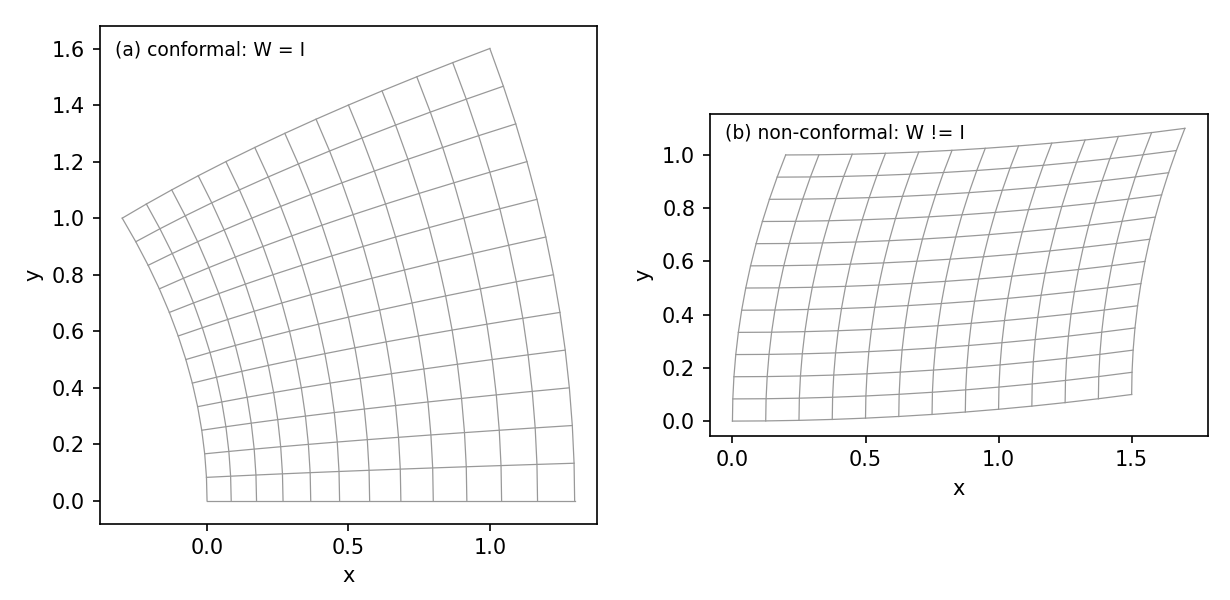

Recreate this plot in Python.
r"""Bidirectional coordinate transformation for 2-D magnetic field problems.

Inspired by Dervisha, Marjamaki, Rasilo & Tarhasaari, "Bidirectional Coordinate
Transformation and Its Application to 2-D Magnetic Field Problems" (CEFC 2026,
WA-O1, Tampere University): exterior calculus gives the governing equation in ANY
coordinate system, so a magnetostatic problem can be solved in whichever domain is
simplest -- the physical one (handles the geometry) or a transformed one (a complex
map to a simple computational domain).  This file makes that statement concrete in
the Clebsch/hodograph program and UNIFIES the lab's coordinate transforms (the
2-D Kelvin inversion of `hodograph_kelvin_2d.py` and the hodograph maps of
`chaplygin_*_2d.py`) as ONE object: the metric pullback.

THE PULLBACK (the exterior-calculus content)
--------------------------------------------
Let `F` map the computational coordinates `(xi, eta)` to the physical `(x, y)`,
with Jacobian `J = d(x,y)/d(xi,eta)`.  The 2-D magnetostatic Dirichlet energy
(the weak form of the Laplacian for a flux function `A_z` or a scalar potential)
pulls back as

    INT_phys  grad_x u . grad_x v  dx dy
        =  INT_comp  (grad_xi u)^T  W  (grad_xi v)  dxi deta ,
    with the METRIC WEIGHT   W = |det J| (J^T J)^{-1} .

So the SAME problem can be assembled either on the physical (deformed) mesh, or on
the simple computational mesh with the weight `W` -- and the two assemblies are
IDENTICAL (machine precision), for ANY smooth map.  That is the bidirectional
statement: solve where it is convenient, the metric carries the geometry.

WHY 2-D CONFORMAL MAPS ARE WEIGHT-FREE (Kelvin = hodograph)
----------------------------------------------------------
For a CONFORMAL map, `J = s R` (a scale `s` times a rotation `R`), so
`J^T J = s^2 I` and `|det J| = s^2`, giving

    W = s^2 (s^2 I)^{-1} = I    (weight-free).

This is exactly why `hodograph_kelvin_2d.py` carries `mu' = mu0` with NO
`(R/rho')^2` factor: the Kelvin inversion `z -> R^2 / conj(z)` is conformal.  The
hodograph map (interchanging `(x,y)` with the field plane) is likewise conformal in
the linear/Cauchy-Riemann regime.  In 3-D (e.g. `clebsch_kelvin_3d.py`) and in the
axisymmetric case there is no such cancellation, so the weight `(R/rho')^2` / `2 pi r`
survives -- a fact this file derives symbolically (`symbolic_pullback_check`).

VERIFIED HERE
-------------
A harmonic test field `u_exact = Re(z^3) = x^3 - 3 x y^2` solved two ways on the
unit square mapped by `F`:
  * conformal  `F = z + 0.3 z^2`:  ||W - I|| ~ 1e-14 (weight-free), the deformed and
    pulled-back stiffness matrices agree to ~1e-16, the solutions to ~1e-13, both
    match the exact harmonic field.
  * non-conformal stretch+shear:  ||W - I|| ~ 0.7 (a genuine metric), yet the
    deformed and pulled-back assemblies STILL agree to ~1e-16 -- the pullback is
    exact for arbitrary maps, not only conformal ones.

run:  python bidirectional_coordinate_transform_2d.py   [--fig]
"""

import os
import sys

import numpy as np
from ngsolve import (Mesh, H1, GridFunction, grad, InnerProduct, dx, CF, x, y,
                     BilinearForm, TaskManager, Det, Inv, Id, VectorH1,
                     Integrate, sqrt)
from netgen.geom2d import unit_square

sys.path.insert(0, os.path.join(os.path.dirname(__file__), "..", "..", "src", "radia"))


# --- the two test maps (computational unit square -> physical) -----------------
def conformal_map():
    """F(z) = z + 0.3 z^2 (analytic => conformal => weight-free)."""
    Fx = x + 0.3 * (x * x - y * y)
    Fy = y + 0.3 * (2 * x * y)
    return Fx, Fy, "conformal F=z+0.3z^2"


def nonconformal_map():
    """An anisotropic stretch + shear (genuinely non-conformal => W != I)."""
    Fx = 1.5 * x + 0.2 * y * y
    Fy = y + 0.1 * x * x
    return Fx, Fy, "non-conformal stretch+shear"


# --- the metric pullback weight W = |det J| (J^T J)^{-1} -----------------------
def pullback_weight(gd):
    """Metric weight from a displacement GridFunction gd (F = id + gd).

    J = I + grad(gd);  W = det(J) (J^T J)^{-1}   (orientation-preserving: |det J|=det J).
    """
    J = Id(2) + grad(gd)
    return Det(J) * Inv(J.trans * J), J


# =============================================================================
# Direction 2 -- the exterior-calculus derivation, symbolically
# =============================================================================
def symbolic_pullback_check():
    """Derive W = det(J)(J^T J)^{-1} and PROVE conformal => W = I, 2-D vs 3-D vs axisym.

    Returns a dict of booleans / expressions for the golden test.
    """
    import sympy as sp

    # --- 2-D, general Jacobian -> conformal cancellation ---
    s = sp.symbols("s", positive=True)
    th = sp.symbols("theta", real=True)
    R = sp.Matrix([[sp.cos(th), -sp.sin(th)], [sp.sin(th), sp.cos(th)]])
    Jc = s * R                                   # conformal J = s R
    Wc = sp.simplify(Jc.det() * (Jc.T * Jc).inv())
    conformal_is_identity = sp.simplify(Wc - sp.eye(2)) == sp.zeros(2, 2)

    # a generic (non-conformal) 2-D J keeps a non-trivial W
    a, b, c, d = sp.symbols("a b c d", real=True)
    Jg = sp.Matrix([[a, b], [c, d]])
    Wg = sp.simplify(Jg.det() * (Jg.T * Jg).inv())
    generic_is_identity = sp.simplify(Wg - sp.eye(2)) == sp.zeros(2, 2)

    # --- 3-D conformal scaling does NOT cancel (W = s I, not I) ---
    s3 = sp.symbols("s3", positive=True)
    J3 = s3 * sp.eye(3)                          # isotropic 3-D scaling
    W3 = sp.simplify(J3.det() * (J3.T * J3).inv())
    threeD_weight = sp.simplify(W3[0, 0])        # = s3  (not 1) -> weight survives

    # --- axisymmetric: the 2 pi r Jacobian survives (a scalar weight) ---
    r = sp.symbols("r", positive=True)
    axisym_weight = sp.simplify(2 * sp.pi * r)   # the meridian-plane area weight

    return {
        "W_2d_conformal": str(Wc),
        "conformal_is_identity": bool(conformal_is_identity),
        "generic_is_identity": bool(generic_is_identity),
        "W_3d_scale_diag": str(threeD_weight),     # 's3'  (3-D weight != 1)
        "threeD_weight_free": bool(sp.simplify(threeD_weight - 1) == 0),
        "axisym_weight": str(axisym_weight),
    }


# =============================================================================
# Direction 1 -- solve the SAME problem both ways, verify they agree
# =============================================================================
def _to_csr(a):
    import scipy.sparse as sp
    r, c, val = a.mat.COO()
    n = a.mat.height
    return sp.csr_matrix((val, (r, c)), shape=(n, n))


def solve_both_ways(Fx, Fy, label, order=3, maxh=0.08):
    """Solve a harmonic BVP (a) on the deformed physical mesh and (b) on the
    computational mesh with the pullback weight W; verify the assemblies and the
    solutions agree, and both match the exact harmonic field Re(z^3)."""
    import scipy.sparse as sps
    with TaskManager():
        mesh = Mesh(unit_square.GenerateMesh(maxh=maxh))
        gd = GridFunction(VectorH1(mesh, order=order))
        gd.Set(CF((Fx - x, Fy - y)))
        W, J = pullback_weight(gd)
        W_dev = sqrt(Integrate(InnerProduct(W - Id(2), W - Id(2)), mesh))

        fes = H1(mesh, order=order, dirichlet=".*")
        u, v = fes.TnT()

        # (a) DIRECT: deform the mesh into the physical domain, plain Laplacian
        mesh.SetDeformation(gd)
        a_dir = BilinearForm(InnerProduct(grad(u), grad(v)) * dx)
        a_dir.Assemble()
        g_dir = GridFunction(fes)                       # exact = x^3-3xy^2 (phys coords)
        g_dir.Set(x ** 3 - 3 * x * y ** 2, definedon=mesh.Boundaries(".*"))
        r_dir = g_dir.vec.CreateVector()
        r_dir.data = -a_dir.mat * g_dir.vec
        g_dir.vec.data += a_dir.mat.Inverse(fes.FreeDofs()) * r_dir
        mesh.UnsetDeformation()

        # (b) PULLBACK: computational mesh, W-weighted, Dirichlet = pulled-back exact
        a_pb = BilinearForm(InnerProduct(W * grad(u), grad(v)) * dx)
        a_pb.Assemble()
        uex_pb = Fx ** 3 - 3 * Fx * Fy ** 2             # exact pulled back to (xi,eta)
        g_pb = GridFunction(fes)
        g_pb.Set(uex_pb, definedon=mesh.Boundaries(".*"))
        r_pb = g_pb.vec.CreateVector()
        r_pb.data = -a_pb.mat * g_pb.vec
        g_pb.vec.data += a_pb.mat.Inverse(fes.FreeDofs()) * r_pb

        mat_rel = sps.linalg.norm(_to_csr(a_dir) - _to_csr(a_pb)) / sps.linalg.norm(_to_csr(a_dir))
        sol_rel = (np.linalg.norm(np.array(g_dir.vec) - np.array(g_pb.vec))
                   / np.linalg.norm(np.array(g_pb.vec)))
        err_exact = sqrt(Integrate((g_pb - uex_pb) ** 2, mesh))
        return {
            "label": label, "ndof": fes.ndof, "order": order,
            "W_dev": float(W_dev),            # ||W - I||  (0 iff conformal/weight-free)
            "mat_rel": float(mat_rel),        # ||A_dir - A_pullback|| / ||A_dir||
            "sol_rel": float(sol_rel),        # ||u_dir - u_pullback|| / ||u||
            "err_exact": float(err_exact),    # ||u_pullback - exact harmonic||
        }


def run(order=3, maxh=0.08):
    """Run conformal + non-conformal cases and the symbolic check; return a dict."""
    cases = []
    for mk in (conformal_map, nonconformal_map):
        Fx, Fy, label = mk()
        cases.append(solve_both_ways(Fx, Fy, label, order=order, maxh=maxh))
    return {"cases": cases, "symbolic": symbolic_pullback_check()}


# =============================================================================
def _make_figure(path, order=3, maxh=0.06):
    """Optional: the physical coordinate grids (conformal vs non-conformal)."""
    try:
        import matplotlib
        matplotlib.use("Agg")
        import matplotlib.pyplot as plt
    except Exception:
        return False
    fig, axes = plt.subplots(1, 2, figsize=(8.2, 4.0))
    panels = [("(a) conformal: W = I", conformal_map),
              ("(b) non-conformal: W != I", nonconformal_map)]
    for ax, (tag, mk) in zip(axes, panels):
        Fx, Fy, label = mk()
        n = 13
        gx = np.linspace(0, 1, n)
        X, Y = np.meshgrid(gx, gx)
        if "conformal" in label and "non" not in label:
            PX = X + 0.3 * (X * X - Y * Y); PY = Y + 0.3 * (2 * X * Y)
        else:
            PX = 1.5 * X + 0.2 * Y * Y; PY = Y + 0.1 * X * X
        for i in range(n):
            ax.plot(PX[i, :], PY[i, :], "-", color="0.6", lw=0.6)
            ax.plot(PX[:, i], PY[:, i], "-", color="0.6", lw=0.6)
        ax.text(0.03, 0.97, tag, transform=ax.transAxes, fontsize=9, va="top")
        ax.set_aspect("equal")
        ax.set_xlabel("x"); ax.set_ylabel("y")
    fig.tight_layout()
    fig.savefig(path, dpi=150)
    plt.close(fig)
    return True


def main():
    import json
    print("=" * 72)
    print("Bidirectional coordinate transformation (2-D magnetostatics)")
    print("  W = |det J| (J^T J)^{-1};  conformal => W = I (weight-free)")
    print("=" * 72)
    out = run()
    print("\nsolve-both-ways (deformed physical mesh  vs  pullback-weighted comp. mesh):")
    print("  %-26s %10s %10s %10s %10s"
          % ("case", "||W-I||", "matrel", "||du||", "exact"))
    for c in out["cases"]:
        print("  %-26s %10.2e %10.2e %10.2e %10.2e"
              % (c["label"], c["W_dev"], c["mat_rel"], c["sol_rel"], c["err_exact"]))
    s = out["symbolic"]
    print("\nexterior-calculus pullback (symbolic):")
    print("  2-D conformal  W =", s["W_2d_conformal"], "-> identity:",
          s["conformal_is_identity"])
    print("  3-D isotropic scale weight =", s["W_3d_scale_diag"],
          "(weight-free:", s["threeD_weight_free"], ")")
    print("  axisymmetric weight =", s["axisym_weight"])

    here = os.path.dirname(__file__)
    with open(os.path.join(here, "bidirectional_coordinate_transform_2d.json"), "w") as fh:
        json.dump(out, fh, indent=2)
    print("\nsaved bidirectional_coordinate_transform_2d.json")
    if "--fig" in sys.argv:
        if _make_figure(os.path.join(here, "bidirectional_coordinate_transform_2d.png")):
            print("saved bidirectional_coordinate_transform_2d.png")


if __name__ == "__main__":
    main()
